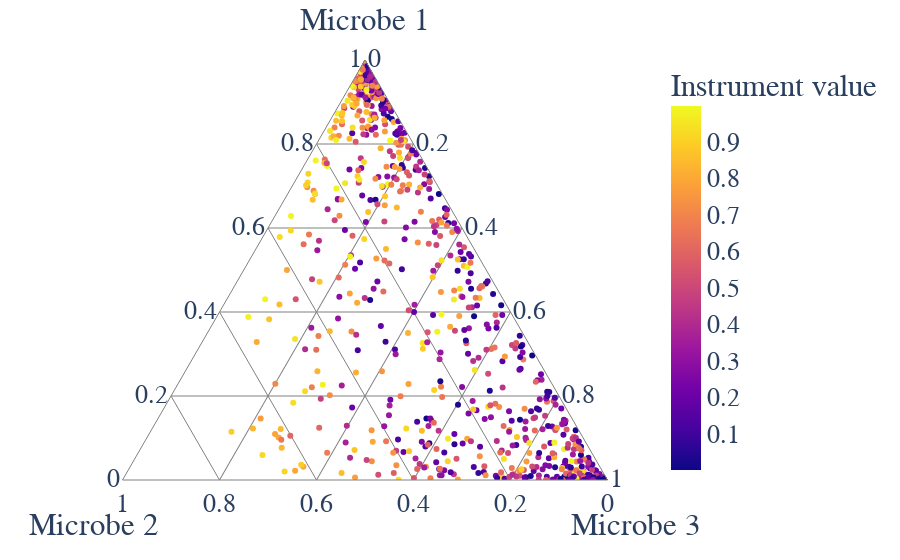

The notebook cell this image was saved under:
### Code cell
fig = px.scatter_ternary(df, a='Microbe 1', 
                         b='Microbe 2', 
                         c='Microbe 3',
                         color=Z_sim[:, 1].squeeze(),
                        labels={"color": "Instrument value"})

fig = update_layout_px(fig)
fig.write_image(os.path.join(savepath,
                             "Ternaryplot_SampleZ2_" +str(p)+"InstrumentStrength_"+str(instrument_strength)+".pdf" ))

fig.show()

### Figure 1 — Plotly figure (JSON) as saved in the notebook; plotly's stock layout.template omitted (floating-point values rounded to 4 significant figures; data arrays with more than 128 entries replaced by an {"elided": "..."} marker saying what was removed)
{"data": [{"a": {"elided": "1000 float values"}, "b": {"elided": "1000 float values"}, "c": {"elided": "1000 float values"}, "hovertemplate": "Microbe 1=%{a}<br>Microbe 2=%{b}<br>Microbe 3=%{c}<br>Instrument value=%{marker.color}<extra></extra>", "legendgroup": "", "marker": {"color": {"elided": "1000 float values"}, "coloraxis": "coloraxis", "symbol": "circle"}, "mode": "markers", "name": "", "showlegend": false, "subplot": "ternary", "type": "scatterternary"}], "layout": {"coloraxis": {"colorbar": {"title": {"text": "Instrument value"}}, "colorscale": [[0, "#0d0887"], [0.1111, "#46039f"], [0.2222, "#7201a8"], [0.3333, "#9c179e"], [0.4444, "#bd3786"], [0.5556, "#d8576b"], [0.6667, "#ed7953"], [0.7778, "#fb9f3a"], [0.8889, "#fdca26"], [1, "#f0f921"]]}, "font": {"family": "serif", "size": 26}, "legend": {"tracegroupgap": 0}, "margin": {"t": 60}, "paper_bgcolor": "rgba(0,0,0,0)", "plot_bgcolor": "rgba(0,0,0,0)", "ternary": {"aaxis": {"gridcolor": "grey", "linecolor": "grey", "title": {"text": "Microbe 1"}}, "baxis": {"gridcolor": "grey", "linecolor": "grey", "title": {"text": "Microbe 2"}}, "bgcolor": "rgba(0,0,0,0)", "caxis": {"gridcolor": "grey", "linecolor": "grey", "title": {"text": "Microbe 3"}}, "domain": {"x": [0, 1], "y": [0, 1]}}, "xaxis": {"linecolor": "black", "linewidth": 2, "showline": true}, "yaxis": {"linecolor": "black", "linewidth": 2, "showline": true}}}
